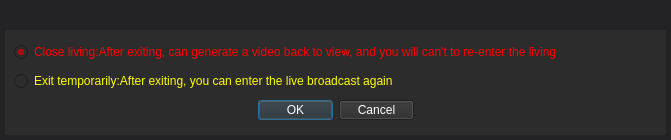
<?xml version="1.0" encoding="UTF-8"?>
<ui version="4.0">
 <class>StopLiveConfirmUI</class>
 <widget class="QDialog" name="StopLiveConfirmUI">
  <property name="geometry">
   <rect>
    <x>0</x>
    <y>0</y>
    <width>671</width>
    <height>140</height>
   </rect>
  </property>
  <property name="windowTitle">
   <string>ButelLive</string>
  </property>
  <property name="styleSheet">
   <string notr="true">background-color: rgba(35, 35, 37,255);
border-image: url(:/images/xxx_bg.png);</string>
  </property>
  <layout class="QGridLayout" name="gridLayout_2">
   <property name="leftMargin">
    <number>5</number>
   </property>
   <property name="topMargin">
    <number>0</number>
   </property>
   <property name="rightMargin">
    <number>5</number>
   </property>
   <property name="bottomMargin">
    <number>5</number>
   </property>
   <property name="verticalSpacing">
    <number>0</number>
   </property>
   <item row="0" column="0">
    <widget class="TitleBar" name="m_pTitleLbl" native="true">
     <property name="sizePolicy">
      <sizepolicy hsizetype="Preferred" vsizetype="Maximum">
       <horstretch>0</horstretch>
       <verstretch>0</verstretch>
      </sizepolicy>
     </property>
     <property name="minimumSize">
      <size>
       <width>0</width>
       <height>30</height>
      </size>
     </property>
     <property name="maximumSize">
      <size>
       <width>16777215</width>
       <height>30</height>
      </size>
     </property>
    </widget>
   </item>
   <item row="1" column="0">
    <widget class="QWidget" name="widget" native="true">
     <property name="sizePolicy">
      <sizepolicy hsizetype="Expanding" vsizetype="Preferred">
       <horstretch>0</horstretch>
       <verstretch>0</verstretch>
      </sizepolicy>
     </property>
     <property name="styleSheet">
      <string notr="true">background-color: rgb(44, 44, 44);</string>
     </property>
     <layout class="QGridLayout" name="gridLayout">
      <item row="1" column="0">
       <widget class="QRadioButton" name="m_pRdBtnTemp">
        <property name="sizePolicy">
         <sizepolicy hsizetype="Expanding" vsizetype="Fixed">
          <horstretch>0</horstretch>
          <verstretch>0</verstretch>
         </sizepolicy>
        </property>
        <property name="styleSheet">
         <string notr="true">color: rgb(255, 255, 0);</string>
        </property>
        <property name="text">
         <string>Exit temporarily:After exiting, you can enter the live broadcast again</string>
        </property>
        <property name="checked">
         <bool>false</bool>
        </property>
       </widget>
      </item>
      <item row="3" column="0">
       <layout class="QHBoxLayout" name="horizontalLayout">
        <item>
         <spacer name="horizontalSpacer">
          <property name="orientation">
           <enum>Qt::Horizontal</enum>
          </property>
          <property name="sizeHint" stdset="0">
           <size>
            <width>40</width>
            <height>20</height>
           </size>
          </property>
         </spacer>
        </item>
        <item>
         <widget class="QPushButton" name="m_pBtnOk">
          <property name="minimumSize">
           <size>
            <width>75</width>
            <height>20</height>
           </size>
          </property>
          <property name="maximumSize">
           <size>
            <width>50</width>
            <height>20</height>
           </size>
          </property>
          <property name="styleSheet">
           <string notr="true">color: rgb(255, 255, 255);
border-image: url(:/images/btn_back.png);</string>
          </property>
          <property name="text">
           <string>OK</string>
          </property>
         </widget>
        </item>
        <item>
         <widget class="QPushButton" name="m_pBtnCancel">
          <property name="minimumSize">
           <size>
            <width>75</width>
            <height>20</height>
           </size>
          </property>
          <property name="maximumSize">
           <size>
            <width>75</width>
            <height>20</height>
           </size>
          </property>
          <property name="styleSheet">
           <string notr="true">color: rgb(255, 255, 255);
border-image: url(:/images/btn_back.png);</string>
          </property>
          <property name="text">
           <string>Cancel</string>
          </property>
         </widget>
        </item>
        <item>
         <spacer name="horizontalSpacer_2">
          <property name="orientation">
           <enum>Qt::Horizontal</enum>
          </property>
          <property name="sizeHint" stdset="0">
           <size>
            <width>40</width>
            <height>20</height>
           </size>
          </property>
         </spacer>
        </item>
       </layout>
      </item>
      <item row="0" column="0">
       <widget class="QRadioButton" name="m_pRdBtnClose">
        <property name="enabled">
         <bool>true</bool>
        </property>
        <property name="sizePolicy">
         <sizepolicy hsizetype="Expanding" vsizetype="Fixed">
          <horstretch>0</horstretch>
          <verstretch>0</verstretch>
         </sizepolicy>
        </property>
        <property name="styleSheet">
         <string notr="true">color: rgb(255, 0, 0);</string>
        </property>
        <property name="text">
         <string>Close living:After exiting, can generate a video back to view, and you will can't to re-enter the living</string>
        </property>
        <property name="checkable">
         <bool>true</bool>
        </property>
        <property name="checked">
         <bool>true</bool>
        </property>
       </widget>
      </item>
     </layout>
    </widget>
   </item>
  </layout>
 </widget>
 <customwidgets>
  <customwidget>
   <class>TitleBar</class>
   <extends>QWidget</extends>
   <header location="global">titlebar.h</header>
   <container>1</container>
  </customwidget>
 </customwidgets>
 <resources/>
 <connections/>
</ui>
